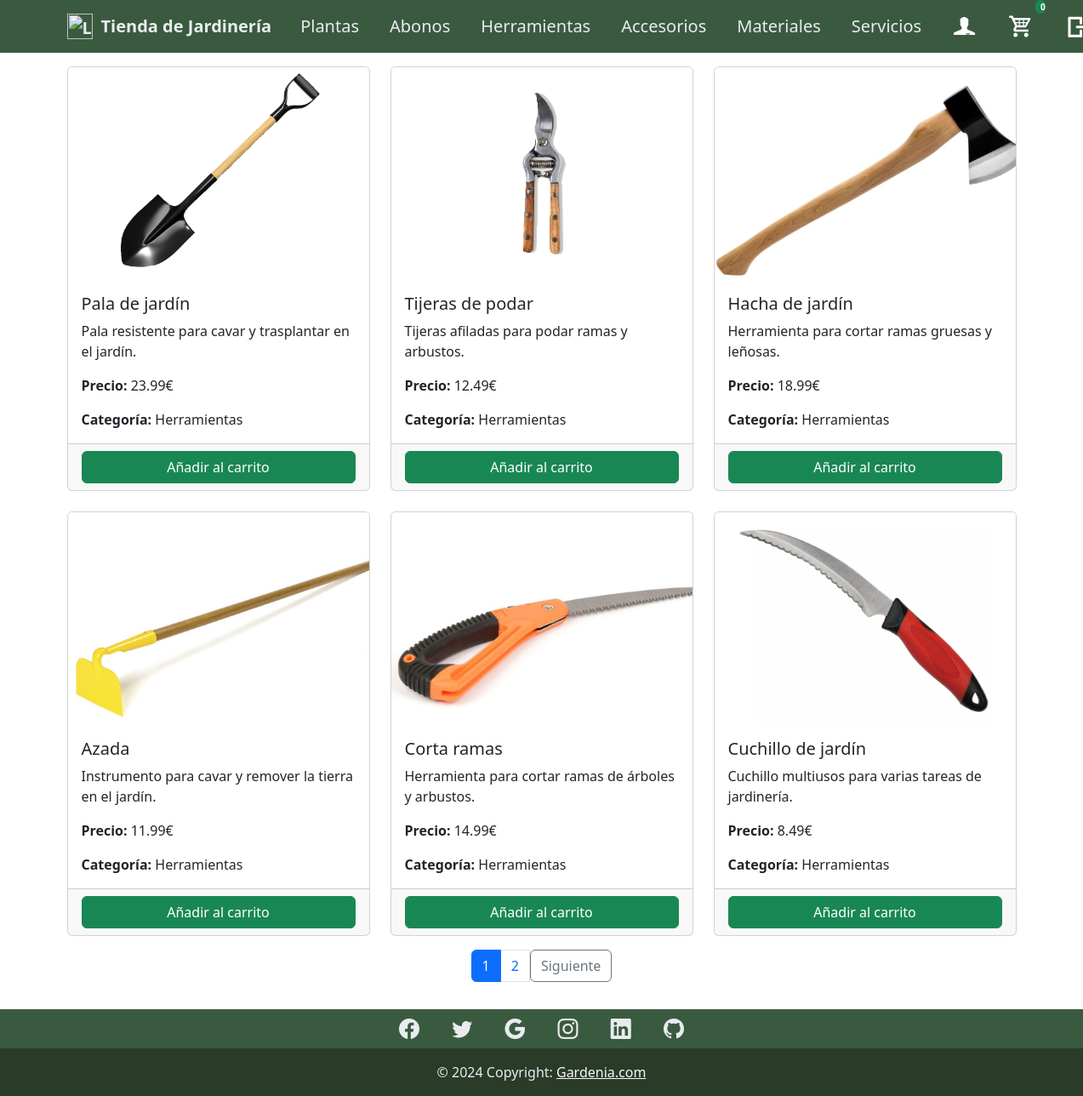
The page /views/usuariosprod.view.php?cat=Herramientas&pag=1 (signed in) on the database its author committed.
### tables this page shows
CREATE TABLE `productos` (
  `id_producto` int(11) NOT NULL,
  `nombre` varchar(100) DEFAULT NULL,
  `descripcion` text DEFAULT NULL,
  `precio` decimal(10,2) DEFAULT NULL,
  `imagen` varchar(255) DEFAULT NULL,
  `id_categoria` int(11) DEFAULT NULL
);

CREATE TABLE `categorias` (
  `id_categoria` int(11) NOT NULL,
  `nombre` varchar(100) DEFAULT NULL,
  `descripcion` text DEFAULT NULL
);

### class/CarritoClass.php (called while the page is built, shortened)
<?php
class CarritoClass
{
    private $conexion;
    public function __construct()
    {
        $con = new ConexionMysqli();
        $this->conexion = $con->obtenerConexion();
    }
    function contarProductos($idUsuario)
    {
        $sql = $this->conexion->prepare('SELECT sum(cantidad) AS total_cantidad
                                                FROM carrito
                                                WHERE id_usuario = ?');
        $sql->bind_param('i', $idUsuario);
        if ($sql->execute()) {
            $result = $sql->get_result();
            $fila = $result->fetch_assoc();
            return $fila;
        }
    }
}
?>

### class/Conexionmysqli.php (called while the page is built, shortened)
<?php
class ConexionMysqli
{
    private $dbHost = 'localhost';
    private $dbName = 'jardin';
    private $dbUser = 'root';
    private $dbPass = '';
    public function obtenerConexion()
    {
        $this->conexion = new mysqli($this->dbHost, $this->dbUser, $this->dbPass, $this->dbName);
        $this->conexion->set_charset("utf8");
        return $this->conexion;
    }
}

### api/carrito.php (called while the page is built, shortened)
<?php
include_once '../class/ConexionMysqli.php';
include_once '../class/CarritoClass.php';
function cantidadProductos($idUsuario)
{
    $carrito = new CarritoClass();
    $salida = $carrito->contarProductos($idUsuario);
    if (is_null($salida['total_cantidad'])) {
        return 0;
    } else {
        return $salida['total_cantidad'];
    }
}
?>

### class/Productsclass.php (called while the page is built, shortened)
<?php
include_once 'ConexionMysqli.php';
class ProductsClass
{
    private $conexion;
    public function __construct()
    {
        $con = new ConexionMysqli();
        $this->conexion = $con->obtenerConexion();
    }
    public function obtenerProductos($cat, $limite, $desplazamiento)
    {
        $sql = $this->conexion->prepare('SELECT id_categoria FROM categorias WHERE nombre = ?');
        $sql->bind_param('s', $cat);
        $id_cat = 0;
        if ($sql->execute()) {
            $res = $sql->get_result();
            if ($fila = $res->fetch_assoc()) {
                $id_cat = $fila['id_categoria'];
            }
        }
        $consulta = $this->conexion->prepare('SELECT c.*, p.*, c.nombre AS nombre_categoria FROM categorias c
                                                    INNER JOIN productos p ON c.id_categoria = p.id_categoria
                                                     WHERE  c.id_categoria = ? LIMIT ? OFFSET ?');
        $consulta->bind_param('iii', $id_cat, $limite, $desplazamiento);
        $productos = [];
        if ($consulta->execute()) {
            $resultado = $consulta->get_result();
            while ($fila = $resultado->fetch_assoc()) {
                $productos[] = $fila;
            }
        }
        return $productos;
    }
}

### views/usuariosprod.view.php (the view, shortened to what this page needs)
    <link href="https://cdn.jsdelivr.net/npm/bootstrap@5.3.0-alpha3/dist/css/bootstrap.min.css" rel="stylesheet">
    <link rel="stylesheet" href="../css/navuser.css" />
<?php
include '../class/ProductsClass.php';
include '../includes/usernav.php';
$productos = new ProductsClass();
$cat = $_GET['cat'];
$pag = $_GET['pag'];
$limite = 6;
$desplazamiento = ($pag - 1) * $limite;
$totalProductos = count($productos->obtenerProductos($cat, PHP_INT_MAX, 0));
$totalPag = ceil($totalProductos / $limite);
$obtenerProductos = $productos->obtenerProductos($cat, $limite, $desplazamiento);
echo '<div class="container mt-3">';
echo '<div class="row row-cols-1 row-cols-sm-2 row-cols-md-3 g-4">';
foreach ($obtenerProductos as $producto) {
    echo '<div class="col">';
    echo '<div class="card h-100">';
    echo '<img src="' . $producto["imagen"] . '" class="imagen_producto card-img-top" alt="' . $producto["nombre"] . '">';
    echo '<div class="card-body">';
    echo '<h5 class="card-title">' . $producto["nombre"] . '</h5>';
    echo '<p class="card-text">' . $producto["descripcion"] . '</p>';
    echo '<p class="card-text"><strong>Precio:</strong> ' . $producto["precio"] . '€</p>';
    echo '<p class="card-text"><strong>Categoría:</strong> ' . $producto["nombre_categoria"] . '</p>';
    echo '</div>';
    echo '<div class="card-footer">';
    echo '<a class="btn btn-success w-100" href="../api/carrito.php?id_producto=' . $producto["id_producto"] . '&cat=' . $cat . '&accion=agregarProducto">Añadir al carrito</a>';
    echo '</div>';
    echo '</div>';
    echo '</div>';
}
echo '</div>';
echo '</div>';
echo '<div class="container mt-3 mb-3">';
echo '<nav>';
echo '<ul class="pagination justify-content-center">';
for ($i = 1; $i <= $totalPag; $i++) {
    $activo = ($i == $pag) ? 'active' : '';
    echo '<li class="page-item ' . $activo . '">';
    echo '<a class="page-link" href="?cat=' . $cat . '&pag=' . $i . '">' . $i . '</a>';
    echo '</li>';
}
if ($pag < $totalPag) {
    echo '<li class="page-item">';
    echo '<a class="btn btn-outline-secondary" href="?cat=' . $cat . '&pag=' . ($pag + 1) . '">Siguiente</a>';
    echo '</li>';
}
echo '</ul>';
echo '</nav>';
echo '</div>';
include('../includes/footer.php');
?>

### includes/usernav.php (shortened to what this page needs)
<?php
require '../api/carrito.php';
$idUsuario = $_SESSION['idUsuario'];
?>
<nav class="navbar navbar-expand-lg">
    <div class="container">
        <a class="navbar-brand" href="../views/inicio.view.php">
            <img src="https://cdn-icons-png.flaticon.com/512/2917/2917995.png" alt="Logo" />
            Tienda de Jardinería
        </a>
        <div class="collapse navbar-collapse" id="navbarContent">
            <ul class="navbar-nav mx-auto fs-5">
                <li class="nav-item">
                    <a class="nav-link text-light" href="../views/plantas.view.php">Plantas</a>
                </li>
                <li class="nav-item">
                    <a class="nav-link text-light" href="../views/usuariosprod.view.php?cat=Abonos&pag=1">Abonos</a>
                </li>
                <li class="nav-item">
                    <a class="nav-link text-light" href="../views/usuariosprod.view.php?cat=Herramientas&pag=1">Herramientas</a>
                </li>
                <li class="nav-item">
                    <a class="nav-link text-light" href="../views/usuariosprod.view.php?cat=Accesorios&pag=1">Accesorios</a>
                </li>
                <li class="nav-item">
                    <a class="nav-link text-light" href="../views/usuariosprod.view.php?cat=Materiales&pag=1">Materiales</a>
                </li>
                <li class="nav-item">
                    <a class="nav-link text-light" href="../views/servicios.view.php">Servicios</a>
                </li>
            </ul>
            <ul class="navbar-nav fs-5">
                <li class="nav-item">
                    <a class="nav-link" href="./datosusuario.view.php">
                        <img src="../img/icUsuario.png" alt="">
                    </a>
                </li>
                <li class="nav-item position-relative">
                    <?php $cantidad = cantidadProductos($idUsuario); ?>
                    <a class="nav-link position-relative" href="./carrito.view.php">
                        <img src="../img/icCarrito.png" alt="" style="width: 30px; height: 30px;">
                        <span
                            class="cantidad-carrito position-absolute top-0 start-100 translate-middle badge rounded-pill bg-success">
                            <?php echo $cantidad; ?>
                        </span>
                    </a>
                </li>
                <li class="nav-item">
                    <a class="nav-link" href="../logout.php">
                        <img src="../img/icSalir.png" alt="">
                    </a>
                </li>
            </ul>
        </div>
    </div>
</nav>

### includes/footer.php (shortened to what this page needs)
  <footer class="mt-auto text-center">
    <div class="container pt-1">
      <div class="social-icons mb-1">
        <a href="#!" class="btn btn-link text-light"><i class="bi bi-facebook"></i></a>
        <a href="#!" class="btn btn-link text-light"><i class="bi bi-twitter"></i></a>
        <a href="#!" class="btn btn-link text-light"><i class="bi bi-google"></i></a>
        <a href="#!" class="btn btn-link text-light"><i class="bi bi-instagram"></i></a>
        <a href="#!" class="btn btn-link text-light"><i class="bi bi-linkedin"></i></a>
        <a href="#!" class="btn btn-link text-light"><i class="bi bi-github"></i></a>
      </div>
    </div>
    <div class="copyright text-center p-3">
      © 2024 Copyright:
      <a href="" class="text-light">Gardenia.com</a>
    </div>
  </footer>
<link href="https://cdn.jsdelivr.net/npm/bootstrap@5.3.0/dist/css/bootstrap.min.css" rel="stylesheet">
<link href="https://cdnjs.cloudflare.com/ajax/libs/bootstrap-icons/1.10.5/font/bootstrap-icons.min.css"
  rel="stylesheet">
<link rel="stylesheet" href="../css/footer.css">

### css/navuser.css (style rules this page uses)
.navbar { background-color: #3a5a40; color: #e9ecef; }
.navbar-brand { font-weight: bold; display: flex; align-items: center; color: #e9ecef !important; }
.navbar-brand img { width: 30px; margin-right: 10px; }
.navbar-nav .nav-link { color: #e9ecef !important; margin: 0 10px; transition: color 0.3s ease-in-out; }
.cantidad-carrito { font-size: 10px; padding: 3px 6px; transform: translate(-50%, 25%); }
.nav-item.position-relative .badge { position: absolute; top: 0; right: 0; transform: translate(50%, -50%); font-size: 10px; padding: 3px 6px; }

### css/footer.css (style rules this page uses)
footer { background-color: #3a5a40; color: #e9ecef; }
footer i { color: #e9ecef; text-decoration: none; transition: color 0.3s ease; }
.social-icons i { font-size: 1.5rem; margin: 0.25rem; }
.copyright { background-color: #2a3b28; }

### views/usuariosprod.view.php (style rules this page uses)
.imagen_producto { width: 100%; height: 250px; object-fit: cover; }
.card { height: 100%; }
.card-body, .card-footer { display: flex; flex-direction: column; justify-content: space-between; }

### rows shown on the page
productos: imagen (picture), nombre "Pala de jardín", descripcion "Pala resistente para cavar y trasplantar en el jardín.", precio "23.99", id_categoria.nombre "Herramientas"
productos: imagen (picture), nombre "Tijeras de podar", descripcion "Tijeras afiladas para podar ramas y arbustos.", precio "12.49", id_categoria.nombre "Herramientas"
productos: imagen (picture), nombre "Hacha de jardín", descripcion "Herramienta para cortar ramas gruesas y leñosas.", precio "18.99", id_categoria.nombre "Herramientas"
productos: imagen (picture), nombre "Azada", descripcion "Instrumento para cavar y remover la tierra en el jardín.", precio "11.99", id_categoria.nombre "Herramientas"
productos: imagen (picture), nombre "Corta ramas", descripcion "Herramienta para cortar ramas de árboles y arbustos.", precio "14.99", id_categoria.nombre "Herramientas"
productos: imagen (picture), nombre "Cuchillo de jardín", descripcion "Cuchillo multiusos para varias tareas de jardinería.", precio "8.49", id_categoria.nombre "Herramientas"

### other values the page prints
$cantidad "0"
